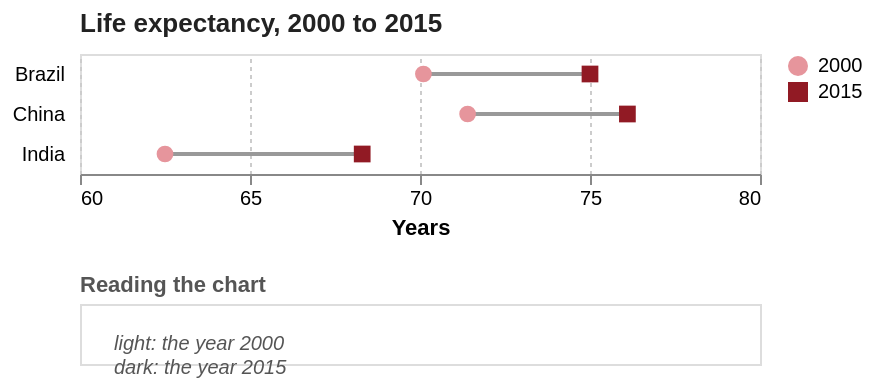

Source (Vega-Lite JSON):
### Vega-Lite specification from a JSON file in a GitHub repository (floating-point values rounded to 4 significant figures)
{"$schema": "https://vega.github.io/schema/vega-lite/v6.json", "description": "fc-qx1.44 customization: a ranged dot plot over a multi-line text annotation, vconcat cells with their own titles and a stroked frame.", "spacing": 16, "data": {"values": [{"country": "China", "year": 2000, "life": 71.4}, {"country": "China", "year": 2015, "life": 76.1}, {"country": "India", "year": 2000, "life": 62.5}, {"country": "India", "year": 2015, "life": 68.3}, {"country": "Brazil", "year": 2000, "life": 70.1}, {"country": "Brazil", "year": 2015, "life": 75.0}]}, "vconcat": [{"title": {"text": "Life expectancy, 2000 to 2015", "anchor": "start", "frame": "group", "fontSize": 13, "offset": 8}, "width": 340, "encoding": {"y": {"field": "country", "type": "nominal", "axis": {"title": null, "domain": false, "ticks": false, "labelPadding": 8}}, "x": {"field": "life", "type": "quantitative", "scale": {"domain": [60, 80]}, "axis": {"title": "Years", "gridDash": [2, 2], "gridColor": "#cccccc", "tickCount": 5}}}, "layer": [{"mark": {"type": "line", "color": "#999999", "strokeWidth": 2}, "encoding": {"detail": {"field": "country"}}}, {"mark": {"type": "point", "filled": true, "size": 70, "opacity": 1}, "encoding": {"color": {"field": "year", "type": "ordinal", "scale": {"range": ["#e6959c", "#911a24"]}, "legend": {"title": null, "offset": 12}}, "shape": {"field": "year", "type": "ordinal", "scale": {"range": ["circle", "square"]}, "legend": null}}}]}, {"title": {"text": "Reading the chart", "anchor": "start", "frame": "bounds", "fontSize": 11, "color": "#555555"}, "width": 340, "height": 30, "data": {"values": [{"x": 61, "y": 0}]}, "mark": {"type": "text", "align": "left", "baseline": "top", "fontSize": 10, "fontStyle": "italic", "color": "#555555", "text": ["light: the year 2000", "dark: the year 2015"]}, "encoding": {"x": {"field": "x", "type": "quantitative", "scale": {"domain": [60, 80]}, "axis": null}, "y": {"field": "y", "type": "quantitative", "axis": null}}}], "config": {"view": {"stroke": "#dddddd"}, "title": {"color": "#222222"}}}
